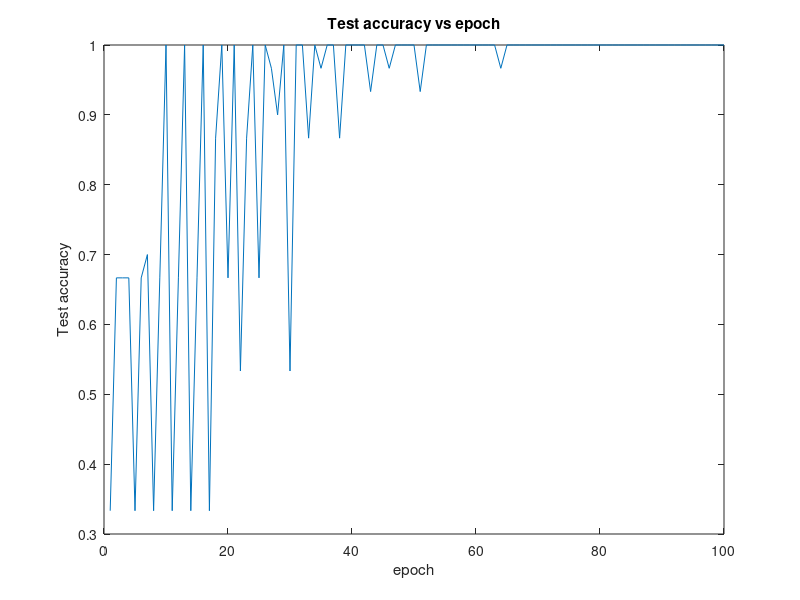

The MATLAB script that drew this image:
load('fisheriris'); 

X = meas(:,[3,4]); % here we just use the third and forth features 

labels=grp2idx(species); 
labels(labels==2)=-1; 
labels(labels==3)=-1;

% Get 80% of the samples from class 1 for training
% Get 20% of the samples from class 1 for testing
train_ind1 = randperm(50, 0.8*50);
test_ind1 = setdiff(1:50, train_ind1);
train_class1 = X(train_ind1,:);
train_class1_label = labels(train_ind1);
test_class1 = X(test_ind1, :);
test_class1_label = labels(test_ind1);

% Get 80% of the samples from class 2 for training
% Get 20% of the samples from class 2 for testing
train_ind2 = randperm(100, 0.8*100);
test_ind2 = setdiff(1:100, train_ind2);
train_class2 = X(train_ind2 + 50,:);
train_class2_label = labels(train_ind2 + 50);
test_class2 = X(test_ind2 + 50, :);
test_class2_label = labels(test_ind2 + 50);

% Combine training data and testing labels
traindata = [train_class1; train_class2];
trainlabels = [train_class1_label; train_class2_label];

% Combine testing data and testing labels
testdata = [test_class1; test_class2];
testlabels = [test_class1_label; test_class2_label];

% Perform only once
nd = 1;

% The dataset is by default 2D
N = size(X, 2);
P_train = length(traindata);
P_test = length(testdata);

% Bias toggle and max epochs
usebias = 1;
max_epochs = 100;

% Add one dimension to the input vectors and set them to ones.
if usebias == 1
    N = N + 1;
    traindata = [traindata ones(1, P_train)'];
    testdata = [testdata ones(1, P_test)'];
end

% Count how many correctly classified as a function of epochs
totalcorrect = [];

for run = 1:nd
    correct = 0;
    weights = zeros(1, N);

    % Use just as many weights as inputs
    old_weights = weights;

    for i = 1:max_epochs
        correct = 0;
        stability = traindata * weights' .* trainlabels / norm(weights);
        [val, idx] = min(stability);
        old_weights = weights;
        weights = weights + traindata(idx,:) .* trainlabels(idx) / N;
        diff = norm(abs((weights - old_weights)./old_weights));
        if (diff < 0.001)
            break;
        end
        for p = 1:P_test
            if testdata(p,:) * weights' * testlabels(p) > 0
               correct = correct + 1;
            end
        end
        % Store how many correct after each epoch
        totalcorrect = [totalcorrect correct / P_test];
    end
    plot(1:max_epochs, totalcorrect);
    title(['Test accuracy vs epoch']);
    xlabel('epoch');
    ylabel('Test accuracy');
end


